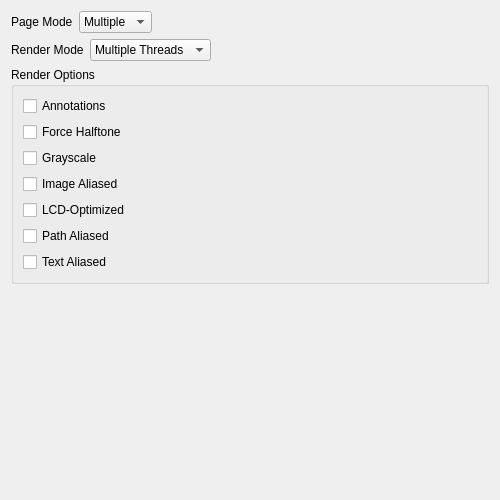
<?xml version="1.0" encoding="UTF-8"?>
<ui version="4.0">
 <class>porque_settings</class>
 <widget class="QWidget" name="porque_settings">
  <property name="geometry">
   <rect>
    <x>0</x>
    <y>0</y>
    <width>500</width>
    <height>500</height>
   </rect>
  </property>
  <property name="windowTitle">
   <string>Form</string>
  </property>
  <layout class="QVBoxLayout" name="verticalLayout">
   <item>
    <layout class="QHBoxLayout" name="horizontalLayout">
     <item>
      <widget class="QLabel" name="label">
       <property name="text">
        <string>Page Mode</string>
       </property>
      </widget>
     </item>
     <item>
      <widget class="QComboBox" name="page_mode">
       <property name="sizeAdjustPolicy">
        <enum>QComboBox::AdjustToContents</enum>
       </property>
       <item>
        <property name="text">
         <string>Multiple</string>
        </property>
       </item>
       <item>
        <property name="text">
         <string>Single</string>
        </property>
       </item>
      </widget>
     </item>
     <item>
      <spacer name="horizontalSpacer">
       <property name="orientation">
        <enum>Qt::Horizontal</enum>
       </property>
       <property name="sizeHint" stdset="0">
        <size>
         <width>40</width>
         <height>20</height>
        </size>
       </property>
      </spacer>
     </item>
    </layout>
   </item>
   <item>
    <layout class="QHBoxLayout" name="horizontalLayout_2">
     <item>
      <widget class="QLabel" name="label_2">
       <property name="text">
        <string>Render Mode</string>
       </property>
      </widget>
     </item>
     <item>
      <widget class="QComboBox" name="render_mode">
       <property name="sizeAdjustPolicy">
        <enum>QComboBox::AdjustToContents</enum>
       </property>
       <item>
        <property name="text">
         <string>Multiple Threads</string>
        </property>
       </item>
       <item>
        <property name="text">
         <string>Single Threads</string>
        </property>
       </item>
      </widget>
     </item>
     <item>
      <spacer name="horizontalSpacer_2">
       <property name="orientation">
        <enum>Qt::Horizontal</enum>
       </property>
       <property name="sizeHint" stdset="0">
        <size>
         <width>40</width>
         <height>20</height>
        </size>
       </property>
      </spacer>
     </item>
    </layout>
   </item>
   <item>
    <widget class="QGroupBox" name="groupBox">
     <property name="title">
      <string>Render Options</string>
     </property>
     <layout class="QVBoxLayout" name="verticalLayout_2">
      <item>
       <widget class="QCheckBox" name="checkBox">
        <property name="text">
         <string>Annotations</string>
        </property>
       </widget>
      </item>
      <item>
       <widget class="QCheckBox" name="checkBox_3">
        <property name="text">
         <string>Force Halftone</string>
        </property>
       </widget>
      </item>
      <item>
       <widget class="QCheckBox" name="checkBox_2">
        <property name="text">
         <string>Grayscale</string>
        </property>
       </widget>
      </item>
      <item>
       <widget class="QCheckBox" name="checkBox_4">
        <property name="text">
         <string>Image Aliased</string>
        </property>
       </widget>
      </item>
      <item>
       <widget class="QCheckBox" name="checkBox_7">
        <property name="text">
         <string>LCD-Optimized</string>
        </property>
       </widget>
      </item>
      <item>
       <widget class="QCheckBox" name="checkBox_5">
        <property name="text">
         <string>Path Aliased</string>
        </property>
       </widget>
      </item>
      <item>
       <widget class="QCheckBox" name="checkBox_6">
        <property name="text">
         <string>Text Aliased</string>
        </property>
       </widget>
      </item>
     </layout>
    </widget>
   </item>
   <item>
    <spacer name="verticalSpacer">
     <property name="orientation">
      <enum>Qt::Vertical</enum>
     </property>
     <property name="sizeHint" stdset="0">
      <size>
       <width>20</width>
       <height>40</height>
      </size>
     </property>
    </spacer>
   </item>
  </layout>
 </widget>
 <tabstops>
  <tabstop>page_mode</tabstop>
  <tabstop>render_mode</tabstop>
  <tabstop>checkBox</tabstop>
  <tabstop>checkBox_3</tabstop>
  <tabstop>checkBox_2</tabstop>
  <tabstop>checkBox_4</tabstop>
  <tabstop>checkBox_7</tabstop>
  <tabstop>checkBox_5</tabstop>
  <tabstop>checkBox_6</tabstop>
 </tabstops>
 <resources/>
 <connections/>
</ui>
